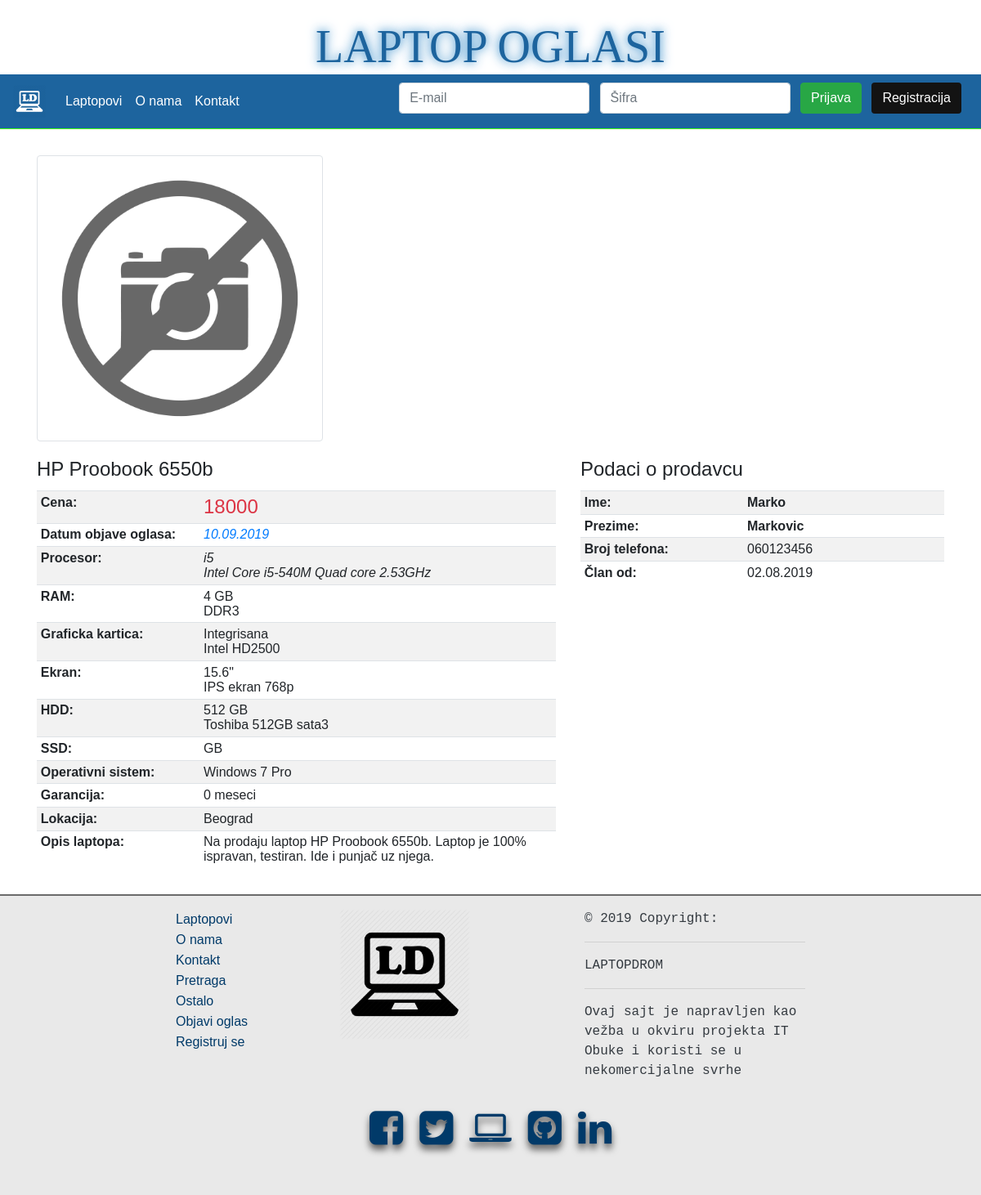
The app's page /read_single_oglas.php?oglas_id=6 with its own data.
### tables this page shows
create table oglas
(oglas_id int not null auto_increment,
naziv varchar(30),
cena numeric(30),
slika varchar(100),
cpu varchar(30),
cpu_opis varchar(500),
ram varchar(30),
tip_rama varchar(30),
gpu varchar(30),
gpu_opis varchar(500),
ekran varchar(30),
ekran_opis varchar(30),
hdd1 varchar(30),
hdd1_opis varchar(30),
hdd2 varchar(30),
hdd2_opis varchar(30),
os varchar(30),
slob_opis varchar(1000),
lokacija varchar(30),
garancija int,
datum_oglasa timestamp NULL DEFAULT CURRENT_TIMESTAMP,
user_id int,
constraint o_pk primary key (oglas_id),
constraint o_fk foreign key (user_id) references korisnici (user_id)
);

create table korisnici
(user_id int not null auto_increment,
ime varchar(256),
prezime varchar(256),
email varchar(256),
sifra varchar(2048),
tel numeric(65),
adresa varchar(256),
mode varchar(30),
created datetime DEFAULT current_timestamp,
modified timestamp DEFAULT current_timestamp on update current_timestamp,
constraint k_pk primary key (user_id)
);

### read_single_oglas.php (the view, shortened to what this page needs)
<head>
</head>
<?php
    include_once './includes/head.php';
    include_once './includes/header.php';
    $database = new Database();
    $db = $database->connect();
    $db->setAttribute(PDO::ATTR_DEFAULT_FETCH_MODE, PDO::FETCH_OBJ);
    $oglas_id = $_GET['oglas_id'];
    $query = 'SELECT * FROM oglas WHERE oglas_id = :oglas_id';
    $stmt = $db->prepare($query);
    $stmt->execute(['oglas_id' => $oglas_id]);
    $oglas = $stmt->fetch();
    $user_id = $oglas->user_id;
    $query1 = 'SELECT * FROM korisnici WHERE user_id = :user_id';
    $stmt1 = $db->prepare($query1);
    $stmt1->execute(['user_id' => $user_id]);
    $korisnik = $stmt1->fetch();
?>
<div class="container py-3">
    <div class="row py-3">
        <div class="col-md-4">
            <img class="img-thumbnail " src="assets/images/<?php echo $oglas->slika ?>">
        </div>
        <div class="col-md-4">
        </div>
        <div class="col-md-4">
        </div>
    </div>
    <div class="row">
        <div class="col-md-7">
        <table class="table table-sm table-striped w-100">
            <legend><?php echo $oglas->naziv ?></legend>
                <tr>
                    <td class="">Cena:</td>
                    <td class="text-danger h4 px-1"> <?php echo $oglas->cena ?> </td>
                </tr>
                <tr>
                    <td class="">Datum objave oglasa: </td>
                    <td class="text-primary font-italic px-1"> <?php $org_datum = $oglas->datum_oglasa; $novi_datum = date("d.m.Y", strtotime($org_datum)); echo $novi_datum; ?> </td>
                </tr>
                <tr>
                    <td class="">Procesor: </td>
                    <td class="font-italic px-1"> <?php echo $oglas->cpu . '<br>' . $oglas->cpu_opis ?> </td>
                </tr>
                <tr>
                    <td class="">RAM: </td>
                    <td class="px-1"> <?php echo $oglas->ram . ' GB <br>' . $oglas->tip_rama ?> </td>
                </tr>
                <tr>
                    <td class="">Graficka kartica: </td>
                    <td class="px-1"> <?php echo $oglas->gpu . '<br>' . $oglas->gpu_opis ?> </td>
                </tr>
                <tr>
                    <td class="">Ekran: </td>
                    <td class="px-1"> <?php echo $oglas->ekran . '"' . '<br>' . $oglas->ekran_opis ?> </td>
                </tr>
                <tr>
                    <td class="">HDD: </td>
                    <td class="px-1"> <?php if($oglas->hdd1 != "nema"){
                        echo $oglas->hdd1 . "  GB<br>" . $oglas->hdd1_opis ;
                        }else{
                            echo $oglas->hdd1 . " <br>" . $oglas->hdd1_opis;} ?> </td>
                </tr>
                <tr>
                    <td class="">SSD: </td>
                    <td class="px-1"> <?php if($oglas->hdd2 != "nema"){
                        echo $oglas->hdd2. "  GB<br>" . $oglas->hdd2_opis ;
                        }else{
                            echo $oglas->hdd2 . " <br>" . $oglas->hdd2_opis;} ?> </td>
                </tr>
                <tr>
                    <td class="">Operativni sistem: </td>
                    <td class="px-1"> <?php echo $oglas->os ?> </td>
                </tr>
                <tr>
                    <td class="">Garancija:</td>
                    <td class="px-1"> <?php echo $oglas->garancija . ' meseci' ?> </td>
                </tr>
                <tr>
                    <td class="">Lokacija: </td>
                    <td class="px-1"> <?php echo $oglas->lokacija ?> </td>
                </tr>
                <tr>
                    <td class="">Opis laptopa: </td>
                    <td class="px-1"> <?php echo $oglas->slob_opis ?> </td>
                </tr>
            </table>
        </div>
        <div class="col-md-5">
        <table class="table table-sm table-striped w-100">
        <legend>Podaci o prodavcu</legend>
            <tr>
                <td class="">Ime:</td>
                <td class="font-weight-bold px-1"> <?php echo $korisnik->ime ?> </td>
            </tr>
            <tr>
                <td class="">Prezime: </td>
                <td class="font-weight-bold px-1"> <?php echo $korisnik->prezime ?> </td>
            </tr>
            <tr>
                <td class="">Broj telefona: </td>
                <td class="px-1"> <?php echo "0" . $korisnik->tel ?> </td>
            </tr>
            <tr>
                <td class="">Član od: </td>
                <td class="px-1"> <?php $org_datum = $korisnik->created; $novi_datum = date("d.m.Y", strtotime($org_datum)); echo $novi_datum;?> </td>
            </tr>
        </table>
        </div>
    </div>
</div>
<?php
include_once './includes/footer.php';
?>

### assets/css/style.css (style rules this page uses)
* { font-family: Arial, Helvetica, sans-serif; padding: 0; margin: 0; box-sizing: border-box; }

### read_single_oglas.php (style rules this page uses)
td:first-of-type { font-weight: bold; width: 200px; }

### records on screen
oglas: slika (placeholder picture), naziv "HP Proobook 6550b", cena "18000", datum_oglasa "10.09.2019", cpu "i5", cpu_opis "Intel Core i5-540M Quad core 2.53GHz", ram "4", tip_rama "DDR3", gpu "Integrisana", gpu_opis "Intel HD2500", ekran "15.6", ekran_opis "IPS ekran 768p", hdd1 "512", hdd1_opis "Toshiba 512GB sata3", os "Windows 7 Pro", garancija "0", lokacija "Beograd", slob_opis "Na prodaju laptop HP Proobook 6550b. Laptop je 100% ispravan, testiran. Ide i punjač uz njega."
korisnici: ime "Marko", prezime "Markovic", tel "60123456", created "02.08.2019"
